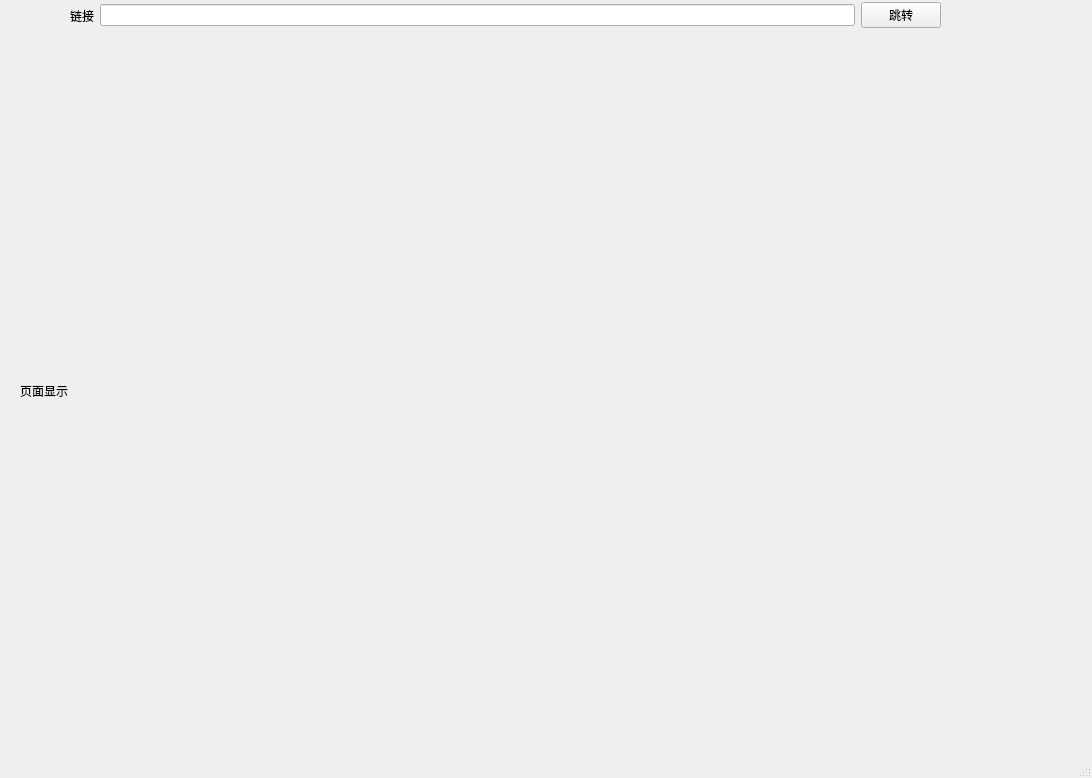
<?xml version="1.0" encoding="UTF-8"?>
<ui version="4.0">
 <class>MainWindow</class>
 <widget class="QMainWindow" name="MainWindow">
  <property name="geometry">
   <rect>
    <x>0</x>
    <y>0</y>
    <width>1092</width>
    <height>778</height>
   </rect>
  </property>
  <property name="windowTitle">
   <string>MainWindow</string>
  </property>
  <widget class="QWidget" name="centralwidget">
   <widget class="QLabel" name="label_2">
    <property name="geometry">
     <rect>
      <x>20</x>
      <y>60</y>
      <width>1051</width>
      <height>661</height>
     </rect>
    </property>
    <property name="text">
     <string>页面显示</string>
    </property>
   </widget>
   <widget class="QWidget" name="">
    <property name="geometry">
     <rect>
      <x>70</x>
      <y>0</y>
      <width>871</width>
      <height>31</height>
     </rect>
    </property>
    <layout class="QHBoxLayout" name="horizontalLayout">
     <item>
      <widget class="QLabel" name="label">
       <property name="text">
        <string>链接</string>
       </property>
      </widget>
     </item>
     <item>
      <widget class="QLineEdit" name="lineEdit"/>
     </item>
     <item>
      <widget class="QPushButton" name="pushButton">
       <property name="text">
        <string>跳转</string>
       </property>
      </widget>
     </item>
    </layout>
   </widget>
  </widget>
  <widget class="QMenuBar" name="menubar">
   <property name="geometry">
    <rect>
     <x>0</x>
     <y>0</y>
     <width>1092</width>
     <height>23</height>
    </rect>
   </property>
  </widget>
  <widget class="QStatusBar" name="statusbar"/>
 </widget>
 <resources/>
 <connections/>
</ui>
